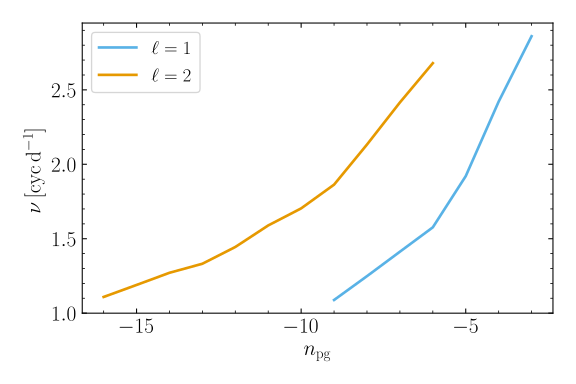

Write Python code to recreate this figure.
#!/usr/bin/env python
#
# Frequency vs radial order (grouped)

# Imports

import matplotlib.pyplot as plt
import pygyre as pg

from colors import *

# Plot settings

plt.style.use('web.mplstyle')

# Read data

s = pg.read_output('summary.h5')

sg = s.group_by('l')

# Do the plot

fig, ax = plt.subplots()

ax.plot(sg.groups[0]['n_pg'], sg.groups[0]['freq'].real, color=SKY_BLUE, label=r'$\ell=1$')
ax.plot(sg.groups[1]['n_pg'], sg.groups[1]['freq'].real, color=ORANGE, label=r'$\ell=2$')

ax.set_xlabel(r'$n_{\rm pg}$')
ax.set_ylabel(r'$\nu\,[{\rm cyc\,d^{-1}}]$')

ax.xaxis.get_major_locator().set_params(integer=True)

ax.legend()

fig.tight_layout()
fig.savefig('fig_freq_grouped.svg')
